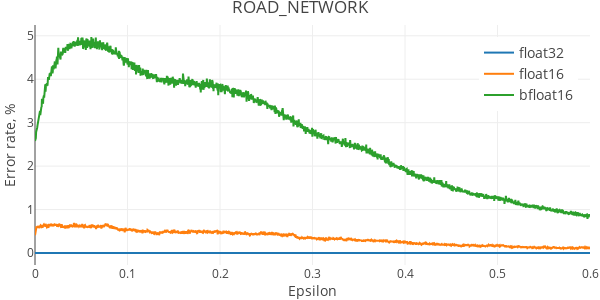

Notebook cell for this chart:
### Code cell
plot_dbscan_errors('ROAD_NETWORK', road_net, 100000, max_eps=0.6)

### Figure 1 — Plotly figure (JSON) as saved in the notebook; plotly's stock layout.template omitted (floating-point values rounded to 4 significant figures; data arrays with more than 128 entries replaced by an {"elided": "..."} marker saying what was removed)
{"data": [{"name": "float32", "type": "scatter", "uid": "01950584-efac-4e67-9246-b08cfe0178fe", "x": {"elided": "2000 float values"}, "y": {"elided": "2000 float values"}}, {"name": "float16", "type": "scatter", "uid": "4e9300d3-7a23-4603-92de-e396a4e5842e", "x": {"elided": "2000 float values"}, "y": {"elided": "2000 float values"}}, {"name": "bfloat16", "type": "scatter", "uid": "cc63b6ac-72b3-4d7d-9f7f-222beeb6955a", "x": {"elided": "2000 float values"}, "y": {"elided": "2000 float values"}}], "layout": {"height": 300, "legend": {"font": {"size": 14}, "x": 0.8, "y": 0.95}, "margin": {"b": 35, "l": 35, "r": 10, "t": 25}, "title": {"text": "ROAD_NETWORK"}, "width": 600, "xaxis": {"title": {"text": "Epsilon"}}, "yaxis": {"title": {"text": "Error rate, %"}}}}
